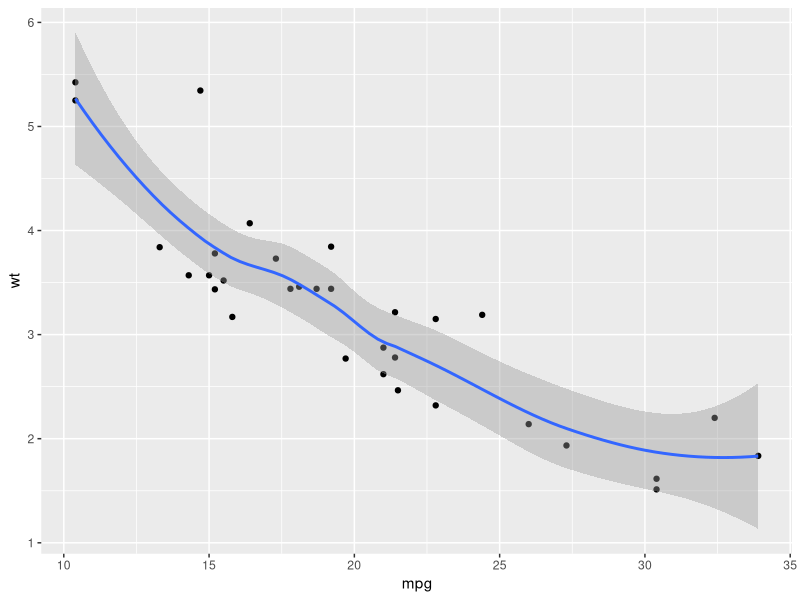
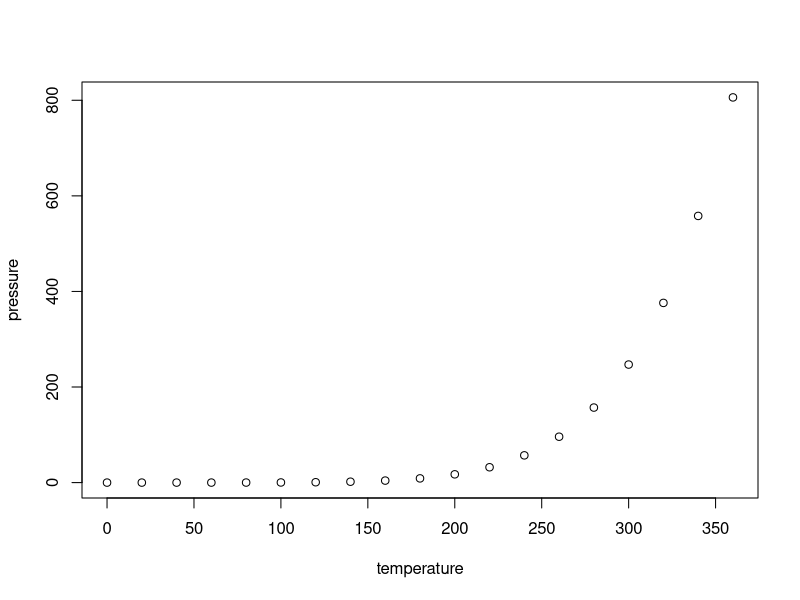

R code for these plots, in order:
## ---- chunk 1
knitr::opts_chunk$set(echo = TRUE)
#Question 2
library(ggplot2)
library(dplyr)
library(datasets)

manhattan_distance <- function(vector1, vector2) {
  if(length(vector1) != length(vector2)) {
    stop("Vectors must be of the same length")
  }
  sum(abs(vector1 - vector2))
}
# Function to calculate Euclidean Distance
euclidean_distance <- function(vector1, vector2) {
  if(length(vector1) != length(vector2)) {
    stop("Vectors must be of the same length")
  }
  sqrt(sum((vector1 - vector2)^2))
}
# Test vectors
vector1 <- c(1, 2, 3, 4)
vector2 <- c(4, 3, 2, 1)
# Compute distances
manhattan_dist <- manhattan_distance(vector1, vector2)
euclidean_dist <- euclidean_distance(vector1, vector2)
# Print results
cat("Manhattan Distance between the two vectors:", manhattan_dist, "\n")
cat("Euclidean Distance between the two vectors:", euclidean_dist, "\n")




#Question 4

mtcars<-mtcars
cor(mtcars$mpg, mtcars$wt)
ggplot(data=mtcars, aes(x=mpg, y=wt)) +geom_point() + geom_smooth()
## ---- chunk 2
summary(cars)
## ---- chunk 3
plot(pressure)
